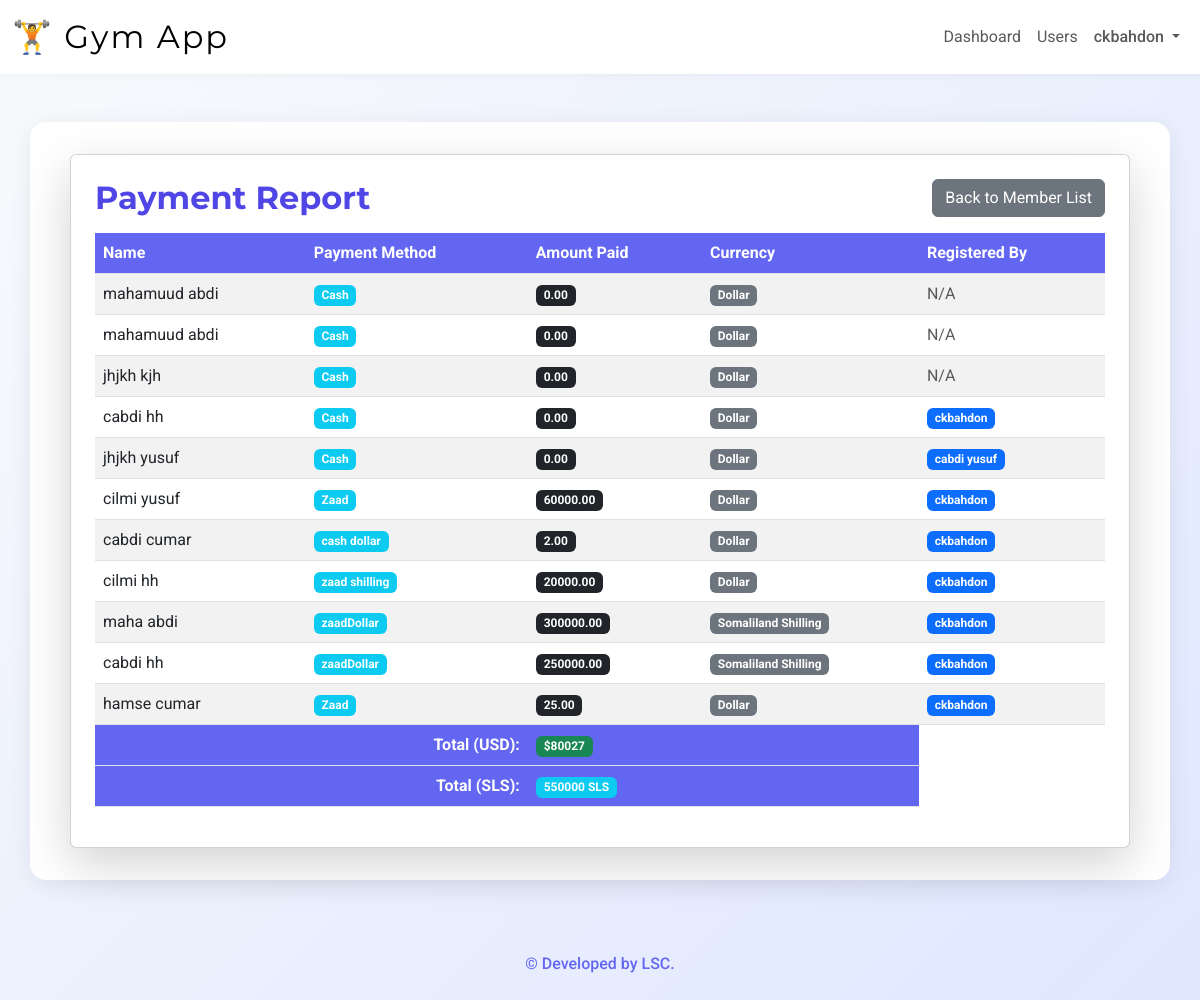
/report/ (signed in), run on the app's committed database.
### members/models.py (models this page shows, shortened)
class Member(models.Model):
    GENDER_CHOICES = [
        ('M', 'Male'),
        ('F', 'Female'),
        ('O', 'Other'),
    ]
    PAYMENT_METHOD_CHOICES = [
        ('zaad', 'Zaad'),
        ('edahab', 'Edahab'),
        ('bank', 'Bank'),
        ('cash', 'Cash'),
    ]
    CURRENCY_CHOICES = [
        ('usd', 'Dollar'),
        ('sls', 'Somaliland Shilling'),
    ]
    first_name = models.CharField(max_length=30)
    middle_name = models.CharField(max_length=30, blank=True)
    last_name = models.CharField(max_length=30)
    gender = models.CharField(max_length=1, choices=GENDER_CHOICES)
    registration_date = models.DateField(default=timezone.now)
    membership_duration = models.PositiveSmallIntegerField(
        help_text="Duration in months (1-12)",
        choices=[(i, f"{i} month{'s' if i>1 else ''}") for i in range(1,13)]
    )
    age = models.PositiveSmallIntegerField()
    emergency_phone = models.CharField(max_length=15)
    address = models.TextField()
    registered_by = models.ForeignKey(User, on_delete=models.SET_NULL, null=True, blank=True, related_name='registered_members')
    method_of_payment = models.CharField(
        max_length=1000,
        choices=PAYMENT_METHOD_CHOICES,
        default='cash'
    )
    amount_paid = models.DecimalField(max_digits=10, decimal_places=2, default=0)
    currency = models.CharField(max_length=3, choices=CURRENCY_CHOICES, default='usd')

### members/views.py (the view)
# urls.py: path('report/', report, name='report'),
@login_required
def report(request):
    members = Member.objects.all()
    total_usd = members.filter(currency='usd').aggregate(total=Sum('amount_paid'))['total'] or 0
    total_sls = members.filter(currency='sls').aggregate(total=Sum('amount_paid'))['total'] or 0
    return render(request, 'members/report.html', {'members': members, 'total_usd': total_usd, 'total_sls': total_sls})

### members/templates/members/report.html
{% extends 'base.html' %}
{% block content %}
<div class="container mt-5">
    <div class="card shadow-lg p-4">
        <div class="d-flex justify-content-between align-items-center mb-3">
            <h2 class="mb-0">Payment Report</h2>
            <a href="{% url 'member_list' %}" class="btn btn-secondary">Back to Member List</a>
        </div>
        <div class="table-responsive">
            <table class="table table-striped table-hover align-middle">
                <thead>
                    <tr>
                        <th>Name</th>
                        <th>Payment Method</th>
                        <th>Amount Paid</th>
                        <th>Currency</th>
                        <th>Registered By</th>
                    </tr>
                </thead>
                <tbody>
                    {% for member in members %}
                    <tr>
                        <td>{{ member.first_name }} {{ member.last_name }}</td>
                        <td><span class="badge bg-info">{{ member.get_method_of_payment_display }}</span></td>
                        <td><span class="badge bg-dark">{{ member.amount_paid }}</span></td>
                        <td><span class="badge bg-secondary">{{ member.get_currency_display }}</span></td>
                        <td>
                            {% if member.registered_by %}
                                <span class="badge bg-primary">{{ member.registered_by.get_full_name|default:member.registered_by.username }}</span>
                            {% else %}
                                <span class="text-muted">N/A</span>
                            {% endif %}
                        </td>
                    </tr>
                    {% endfor %}
                </tbody>
                <tfoot>
                    <tr>
                        <th colspan="2" class="text-end">Total (USD):</th>
                        <th colspan="2"><span class="badge bg-success">${{ total_usd }}</span></th>
                    </tr>
                    <tr>
                        <th colspan="2" class="text-end">Total (SLS):</th>
                        <th colspan="2"><span class="badge bg-info">{{ total_sls }} SLS</span></th>
                    </tr>
                </tfoot>
            </table>
        </div>
    </div>
</div>
{% endblock %}

### members/templates/base.html (shortened to what this page needs)
{% load widget_tweaks %}
<!DOCTYPE html>
<html lang="en">
<head>
    <link href="https://cdn.jsdelivr.net/npm/bootstrap@5.3.0/dist/css/bootstrap.min.css" rel="stylesheet">
</head>
<body>
<nav class="navbar navbar-expand-lg navbar-light bg-white">
    <div class="container-fluid">
        <a class="navbar-brand" href="/dashboard/">🏋️ Gym App</a>
        <div class="collapse navbar-collapse" id="navbarNav">
            <ul class="navbar-nav ms-auto">
                {% if user.is_authenticated %}
                    <li class="nav-item"><a class="nav-link" href="{% url 'dashboard' %}">Dashboard</a></li>
                    {% if user.is_superuser %}
                        <li class="nav-item"><a class="nav-link" href="{% url 'manage_users' %}">Users</a></li>
                    {% endif %}
                    <li class="nav-item dropdown">
                        <a class="nav-link dropdown-toggle" href="#" id="userDropdown" role="button" data-bs-toggle="dropdown" aria-expanded="false">
                            <span style="font-weight:500;">{{ user.first_name|default:user.username }}</span>
                        </a>
                    </li>
                {% else %}
                    <li class="nav-item"><a class="nav-link" href="{% url 'login' %}">Login</a></li>
                {% endif %}
            </ul>
        </div>
    </div>
</nav>
{% block content %}{% endblock %}
<footer class="text-center py-4 mt-5" style="color:#6366f1; font-weight:500; font-size:1rem;">
    &copy; {{ now|date:'Y' }} Developed by LSC.
</footer>
</body>
</html>

### members/templates/base.html (style rules this page uses)
body { background: linear-gradient(135deg, #f8fafc 0%, #e0e7ff 100%); min-height: 100vh; font-family: 'Roboto', Arial, sans-serif; }
.navbar-brand { font-family: 'Montserrat', sans-serif; font-size: 2rem; letter-spacing: 2px; }
.navbar { box-shadow: 0 2px 8px rgba(0,0,0,0.04); }
.container { background: #fff; border-radius: 16px; box-shadow: 0 4px 24px rgba(0,0,0,0.07); padding: 2rem 2.5rem; margin-top: 2.5rem; }
h2 { color: #4f46e5; font-family: 'Montserrat', sans-serif; font-weight: 700; }
.table th { background: #6366f1; color: #fff; }
.table-striped>tbody>tr:nth-of-type(odd) { background-color: #f1f5f9; }

### data on the page
Member: first_name "mahamuud", last_name "abdi", method_of_payment "Cash", amount_paid "0.00", currency "Dollar", shows "N/A"
Member: first_name "mahamuud", last_name "abdi", method_of_payment "Cash", amount_paid "0.00", currency "Dollar", shows "N/A"
Member: first_name "jhjkh", last_name "kjh", method_of_payment "Cash", amount_paid "0.00", currency "Dollar", shows "N/A"
Member: first_name "cabdi", last_name "hh", method_of_payment "Cash", amount_paid "0.00", currency "Dollar", registered_by.get_full_name "ckbahdon"
Member: first_name "jhjkh", last_name "yusuf", method_of_payment "Cash", amount_paid "0.00", currency "Dollar", registered_by.get_full_name "cabdi yusuf"
Member: first_name "cilmi", last_name "yusuf", method_of_payment "Zaad", amount_paid "60000.00", currency "Dollar", registered_by.get_full_name "ckbahdon"
Member: first_name "cabdi", last_name "cumar", method_of_payment "cash dollar", amount_paid "2.00", currency "Dollar", registered_by.get_full_name "ckbahdon"
Member: first_name "cilmi", last_name "hh", method_of_payment "zaad shilling", amount_paid "20000.00", currency "Dollar", registered_by.get_full_name "ckbahdon"
Member: first_name "maha", last_name "abdi", method_of_payment "zaadDollar", amount_paid "300000.00", currency "Somaliland Shilling", registered_by.get_full_name "ckbahdon"
Member: first_name "cabdi", last_name "hh", method_of_payment "zaadDollar", amount_paid "250000.00", currency "Somaliland Shilling", registered_by.get_full_name "ckbahdon"
Member: first_name "hamse", last_name "cumar", method_of_payment "Zaad", amount_paid "25.00", currency "Dollar", registered_by.get_full_name "ckbahdon"

### other printed values
{{ user.first_name|default:user.username }} "ckbahdon"
{{ total_usd }} "80027"
{{ total_sls }} "550000"
